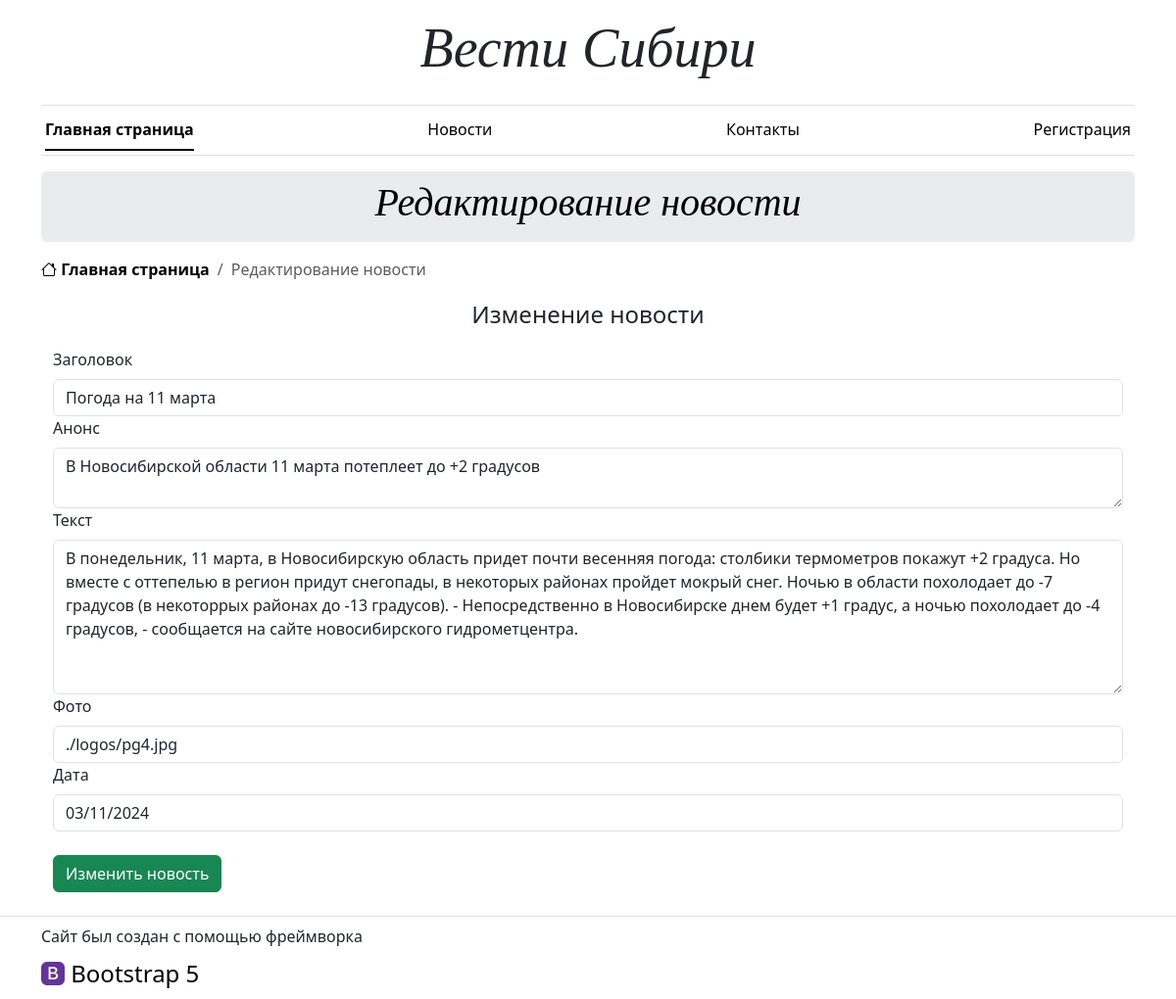
Page /pages/edit.php?id=7 on the committed database.
### tables this page shows
CREATE TABLE `news` (
  `id` int(11) UNSIGNED NOT NULL,
  `title` text NOT NULL,
  `preview` text NOT NULL,
  `text` text NOT NULL,
  `date` date NOT NULL,
  `img` varchar(50) NOT NULL
);

### pages/edit.php (the view, shortened to what this page needs)
<!doctype html>
<html lang="ru">
<head>
  <link href="../styles/style.css" rel="stylesheet">
</head>
<body>
<div class="container d-none d-md-block">
  <header class="border-bottom lh-1 py-3">
    <div class="row flex-nowrap justify-content-between align-items-center">
      <h1 class="display-4 fst-italic text-center">Вести Сибири</h1>
    </div>
  </header>
</div>
<div class="d-none d-md-block container sticky-top">
  <div class="nav-scroller bg-white py-1 mb-3 border-bottom">
    <nav class="nav nav-underline justify-content-between px-1">
      <a class="nav-item nav-link link-body-emphasis active" href="../index.php">Главная страница</a>
      <a class="nav-item nav-link link-body-emphasis" href="news.php">Новости</a>
      <a class="nav-item nav-link link-body-emphasis" href="contacts.php">Контакты</a>
      <?php
         if(isset($_COOKIE['user']) && $_COOKIE['user'] != ''):
      ?>
      <a class="nav-item nav-link link-body-emphasis" href="../scripts/exit.php">Выйти</a>
      <?php else:?>
        <a class="nav-item nav-link link-body-emphasis" href="registration.php">Регистрация</a>
      <?php endif;?>
      </nav>
  </div>
</div>
<main class="container">
<div class="p-3 p-md-2 mb-3 rounded text-body-emphasis bg-body-secondary">
    <h3 class="display-6 fst-italic text-center">Редактирование новости</h3>
  </div>
  <nav aria-label="breadcrumb">
    <ol class="breadcrumb breadcrumb-custom overflow-hidden text-center rounded-3">
      <li class="breadcrumb-item active">
        <a class="link-body-emphasis fw-semibold text-decoration-none" href="../index.php">
          <i class="bi bi-house"></i>
          Главная страница
        </a>
      </li>
      <li class="breadcrumb-item active" aria-current="page">
        Редактирование новости
      </li>
    </ol>
  </nav>
  <?php
        $mysqli = new mysqli("localhost", "root", "root", "register-bg");
        if (isset($_GET) && isset($_GET["id"]))
        {
        if ($stmt = $mysqli->prepare("SELECT * FROM news WHERE id = ?"))
        {
            $stmt->bind_param("s", $_GET["id"]);
            $stmt->execute();
            $product = $stmt->get_result()->fetch_assoc();
        }
        else
        {
            $product = 0;
        }
        if($product)
        {
        ?>
        <div class="container">
            <div class="container text-center">
                <p class="fs-4">Изменение новости</p>
            </div>
            <form action="../scripts/update.php" method="post">
                <label class="form-label">Заголовок</label>
                <input type="text" class="form-control" name="title" value="<?=$product["title"]?>" required>
                <label class="form-label">Анонс</label>
                <textarea class="form-control" name="preview" rows="2" re-quired><?=$product["preview"]?> </textarea>
                <label class="form-label">Текст</label>
                <textarea class="form-control" name="text" rows="6" required><?=$product["text"]?> </textarea>
                <label class="form-label">Фото</label>
                <input type="text" class="form-control" name="img" value="<?=$product["img"]?>" required>
                <label class="form-label">Дата</label>
                <input type="date" class="form-control" name="date" value="<?=$product["date"]?>" readonly>
                <br>
                <button type="button submit" class="btn btn-success"> Изменить новость </button>
            </form>
        </div>
        <?php
          }
            else
          {
        ?>
          <h1 class="text-center">Неверный id новости</h1>
        <?php
          }
          }
            else
          {
        ?>
            <h1 class="text-center">Не указан id новости</h1>
        <?php
          }
        ?>
</main>
<footer class="py-2 mt-4 border-top">
  <div class="d-flex container flex-column">
    <div class="mb-2">
      Сайт был создан с помощью фреймворка
    </div>
    <div>
      <a href="https://getbootstrap.com/" class="footer-logo text-black text-decoration-none">
        <i class="bi bi-bootstrap-fill purple-color"></i> Bootstrap 5
      </a>
    </div>
  </div>
</footer>
</body>
</html>

### styles/style.css (style rules this page uses)
h1, h2, h3, h4, h5, h6 { font-family: "Playfair Display", Georgia, "Times New Roman", serif }
.purple-color { color: rebeccapurple; }

### rows in the picture
news: title "Погода на 11 марта", preview "В Новосибирской области 11 марта потеплеет до +2 градусов", text "В понедельник, 11 марта, в Новосибирскую область придет почти весенняя погода: столбики термометров покажут +2 градуса. Но вместе с оттепелью в регион придут снегопады, в некоторых районах пройдет мокрый снег. Ночью в области похолодает до -7 градусов (в некоторрых районах до -13 градусов). - Непосредственно в Новосибирске днем будет +1 градус, а ночью похолодает до -4 градусов, - сообщается на сайте новосибирского гидрометцентра.", img "./logos/pg4.jpg", date "03/11/2024"
